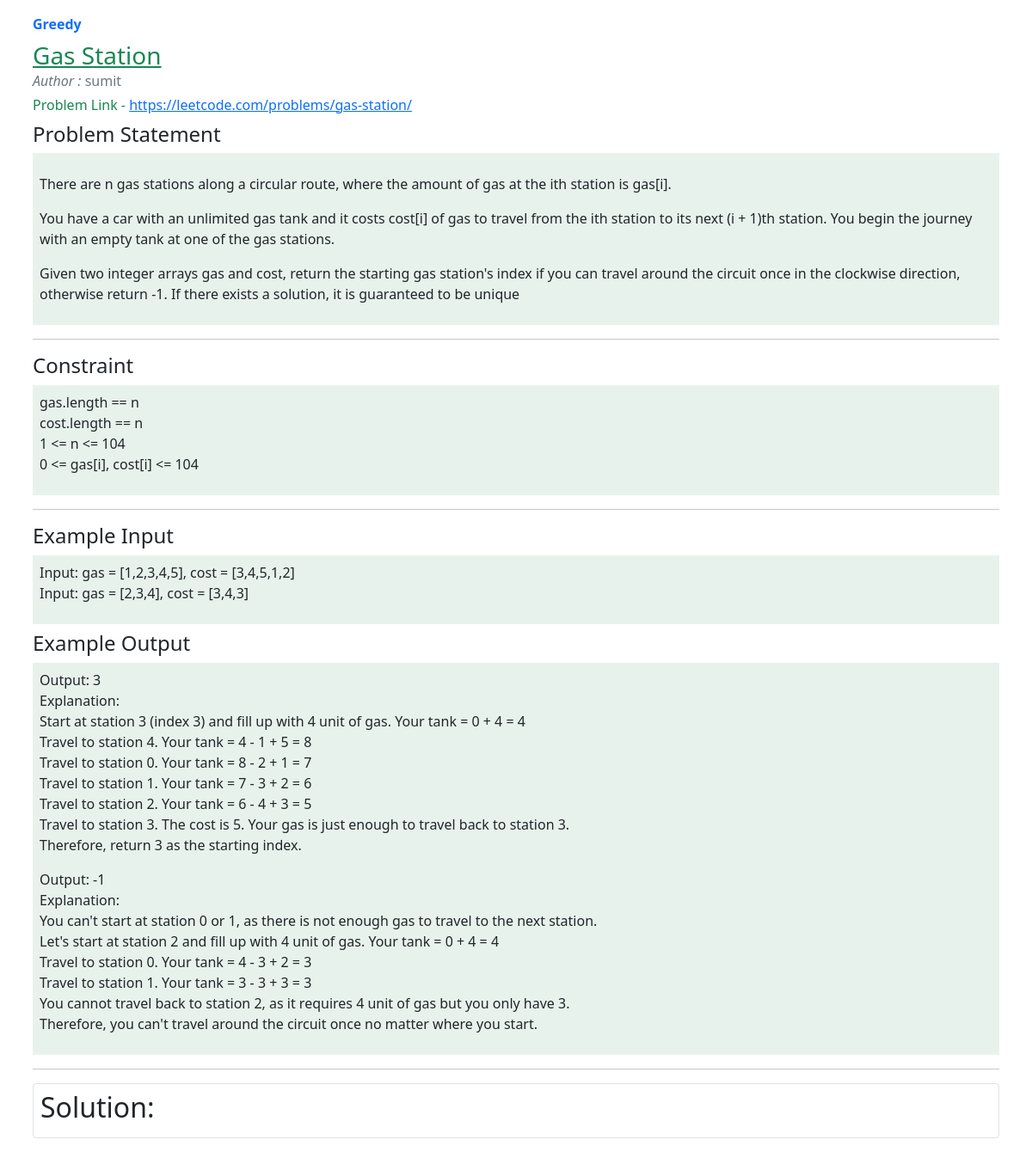
The app's page /prepare/Greedy/12/ with its own data.
### ARTICLE/models.py (models this page shows, shortened)
class QUESTION(models.Model):
    user=models.ForeignKey(User,on_delete=models.CASCADE)
    tag=models.ForeignKey(TOPIC,on_delete=models.CASCADE)
    title=models.CharField(max_length=500)
    desc=models.TextField()
    problem_link=models.URLField(max_length=200,null=True,blank=True)
    constraint=models.TextField(null=True,blank=True,default="default constraint")
    p_in=models.TextField(null=True,blank=True)
    p_out=models.TextField(null=True,blank=True)
    p_exin=models.TextField(null=True,blank=True)
    p_exout=models.TextField(null=True,blank=True)
    p_code=models.TextField(null=True,blank=True)
    pyurl=models.URLField(max_length=200,null=True,blank=True,default="https://www.google.com/")

class TOPIC(models.Model):
    topic_name=models.CharField(max_length=50)

### ARTICLE/views.py (the view)
# urls.py: path('<str:tagname>/<int:id>/',views.problemdetail,name="problemdetails"),
def problemdetail(request,tagname,id):
    problem=QUESTION.objects.get(id=id)
    param={
        'problem':problem,
    }
    return render(request,'JOBSEEKER/problemdetail.html/',param)

### templates/JOBSEEKER/problemdetail.html (shortened to what this page needs)
{% load static %}
<!doctype html>
<html lang="en">
  <head>
    <link rel="stylesheet" href="https://maxcdn.bootstrapcdn.com/bootstrap/4.5.2/css/bootstrap.min.css">
      <link href="https://cdn.jsdelivr.net/npm/bootstrap@5.0.0-beta1/dist/css/bootstrap.min.css" rel="stylesheet">
  <link rel="stylesheet" href="https://cdnjs.cloudflare.com/ajax/libs/prism/1.5.0/themes/prism.min.css"/>
   <link rel="stylesheet" href="https://cdnjs.cloudflare.com/ajax/libs/font-awesome/4.7.0/css/font-awesome.min.css">
  </head>
  <body>
<div class="container  my-2 p-2">
<strong class="d-inline-block mb-2   text-primary">{{problem.tag.topic_name}}</strong>
<h3 class="mb-0"><a class="text-success" href="#">{{problem.title}}</a></h3>
<div class="mb-1 text-muted"><i>Author :</i> {{problem.user.username}}  </div>
<div class="mb-1 text-success">Problem Link - <a href="{{problem.problem_link}}">{{problem.problem_link}}</a></div>
<h4 class="mb-2  mt-2">Problem Statement</h4>
<div style="background-color:#e8f2ed;" class=" p-2 my-2">
<p>{{problem.desc|linebreaks}}</p>
</div>
<hr>
{% if problem.constraint %}
<h4 class="my-2">Constraint</h4>
<div style="background-color:#e8f2ed;" class=" p-2 my-2">
{{problem.constraint|linebreaks}}
</div>
<hr>
{% endif %}
{% if problem.p_exin %}
<h4 class="my-2">Example Input</h4>
<div style="background-color:#e8f2ed;" class=" p-2 my-2">
{{problem.p_exin|linebreaks}}
</div>
<h4 class="my-2">Example Output</h4>
<div style="background-color:#e8f2ed;" class=" p-2 my-2">
{{problem.p_exout|linebreaks}}
</div>
<hr>
{% endif %}
<div class="container border rounded p-2">
<h2 class>Solution:</h3>
</div>
</div>
  </body>
</html>

### templates/JOBSEEKER/problemdetail.html (style rules this page uses)
* { padding:0; margin:0; box-sizing:border-box; }

### records on screen
QUESTION: tag.topic_name "Greedy", title "Gas Station", user.username "sumit", problem_link "https://leetcode.com/problems/gas-station/", desc "There are n gas stations along a circular route, where the amount of gas at the ith station is gas[i]. You have a car with an unlimited gas tank and it costs cost[i] of gas to travel from the ith station to its next (i + 1)th station. You begin the journey with an empty tank at one of the gas stations. Given two integer arrays gas and cost, return the starting gas station's index if you can travel around the circuit once in the clockwise direction, otherwise return -1. If there exists a solution, it is guaranteed to be unique", constraint "gas.length == n cost.length == n 1 <= n <= 104 0 <= gas[i], cost[i] <= 104", p_exin "Input: gas = [1,2,3,4,5], cost = [3,4,5,1,2] Input: gas = [2,3,4], cost = [3,4,3]", p_exout "Output: 3 Explanation: Start at station 3 (index 3) and fill up with 4 unit of gas. Your tank = 0 + 4 = 4 Travel to station 4. Your tank = 4 - 1 + 5 = 8 Travel to station 0. Your tank = 8 - 2 + 1 = 7 Travel to station 1. Your tank = 7 - 3 + 2 = 6 Travel to station 2. Your tank = 6 - 4 + 3 = 5 Travel to station 3. The cost is 5. Your gas is just enough to travel back to station 3. Therefore, return 3 as the starting index. Output: -1 Explanation: You can't start at station 0 or 1, as there is not enough gas to travel to the next station. Let's start at station 2 and fill up with 4 unit of gas. Your tank = 0 + 4 = 4 Travel to station 0. Your tank = 4 - 3 + 2 = 3 Travel to station 1. Your tank…"
